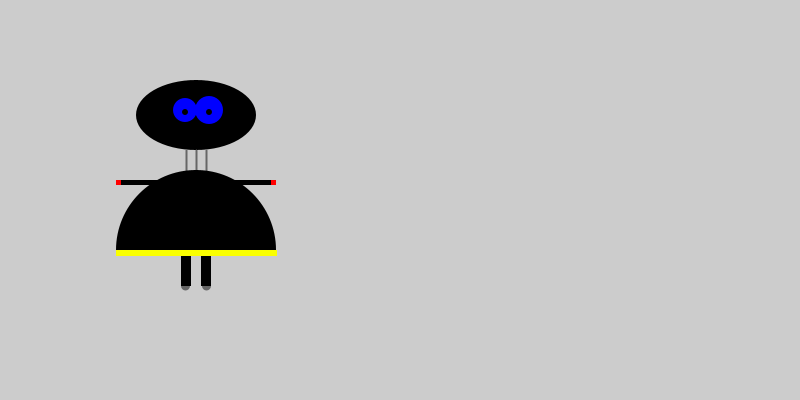
Frame 1 (no input)
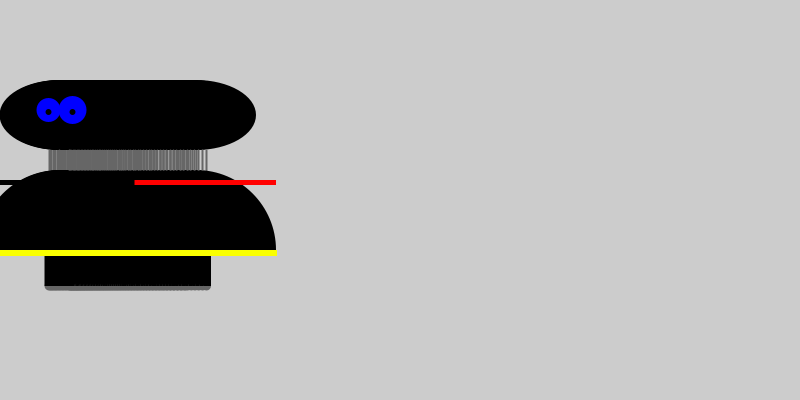
Frame 60 (the mouse pressed at the canvas centre just before this capture)
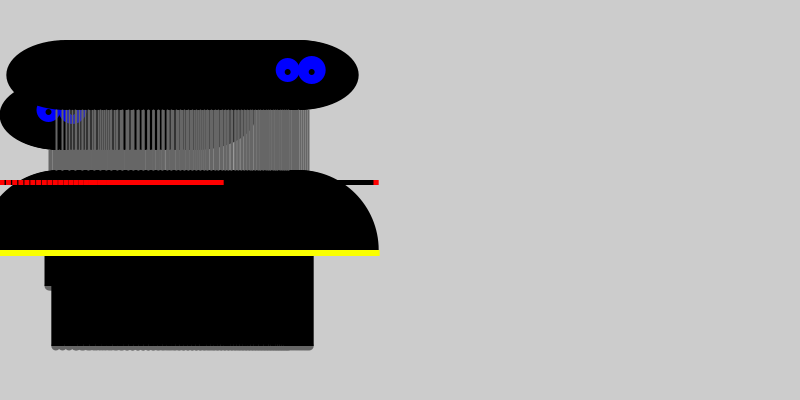
Frame 120 (the mouse held since frame 60 and released just before this capture)

The Processing sketch that drew these frames (run headless with seeded random() and noise(); from frame 60 on, the mouse is pressed at the canvas centre):

// Processing sketch: processing_56865
// ── processing_56865.pde

float x = 200;         // x-coordinate 
float y = 200;         // y-coordinate 
int leglength = 30;    // Body Height 
int neckHeight = 50;   // Neck Height 
int radius = 45;       // Head Radius 

float easing = 0.02;

void setup() { 
  size(800, 400);
  smooth();
  strokeWeight(2);
  background(204);
  ellipseMode(RADIUS);
}

void draw() { 
  
    int targetX = mouseX; 
    x += (targetX - x) * easing;
    
  if (mousePressed) { 
    leglength = 90; 
    neckHeight = 90; 
  } else { 
     leglength = 30;
     neckHeight = 50;  
  } 

 float ny = y - leglength - neckHeight - radius;


// Head 
noStroke();                                    // Disable stroke 
fill(0);                                       // Set fill to black 
ellipse(x, y - 35 - neckHeight, 60, 35);       // Head 
fill(0, 0, 1000);                              // Set fill to blue 
ellipse(x + 13, y - 40 - neckHeight, 14, 14);  // Large eye 
ellipse(x - 11, y - 40 - neckHeight, 12, 12);  // Small eye
fill(0);                                       // Set fill to black 
ellipse(x + 13, y - 38 - neckHeight, 3, 3);    // Pupil large eye 
ellipse(x - 11, y - 38 - neckHeight, 3, 3);    // Pupil small eye 

// Neck
stroke(102);                                    // Set stroke to gray
line(x - 10, y  - 30, x - 10, y - neckHeight);  // Left
line(x, y -30, x, y - neckHeight);              // Middle
line(x + 10, y - 30, x + 10, y - neckHeight);   // Right

// Body 
noStroke();                           // Disable stroke 
fill(0);                              // Set fill to black 
arc(x, y + 50, 80, 80, PI, TWO_PI);   // Main body TOP
fill(250, 300, 0);                    // Set fill to yellow
rect(x - 80, y + 50, 161, 6);         // Gray stripe 

// Legs
noStroke();                                         // Disable stroke 
fill(102);                                          // Set fill to gray 
ellipse(x - 10.5, y + 56 + leglength, 4.5, 4.5);    // Left Antigravity orb 
ellipse(x + 10.5, y + 56 + leglength, 4.5, 4.5);    // Right Antigravity orb 
fill(0);                                            // Set fill to black 
rect(x - 15, y + 56, 10, leglength);                // Leftleg
rect(x + 5, y + 56, 10, leglength);                 // Rightleg

// Arms  
noStroke();                       // Disable stroke
fill(0);                          // Set fill to black 
rect(x - 75, y - 20, 40, 5);      // Left arm
rect(x + 35, y - 20, 40, 5);      // Right arm
fill(1000, 0, 0);                 // Set fill to red
rect(x - 80, y - 20, 5, 5);       // Right arm dec
rect(x + 75, y - 20, 5, 5);       // Left arm dec

}
